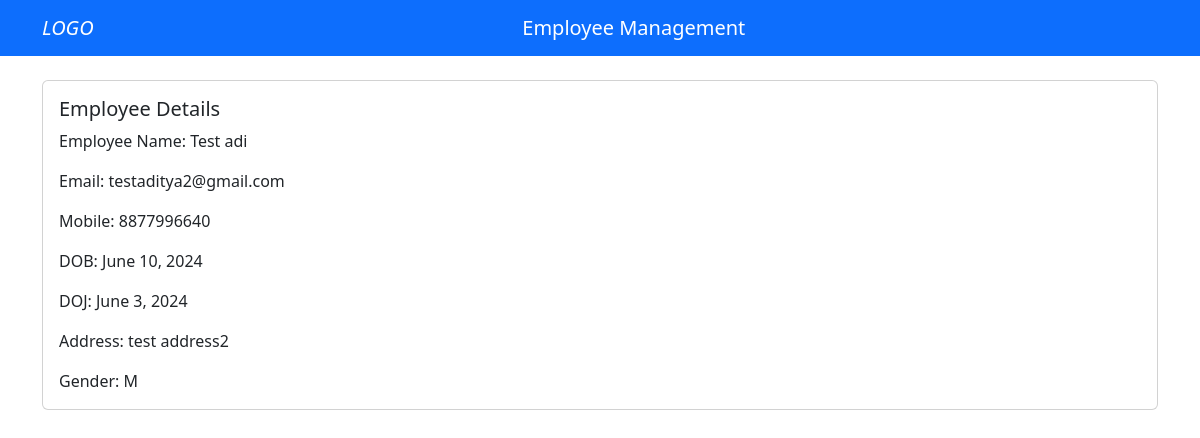
The page /view_employee/6 on the database as committed earlier.
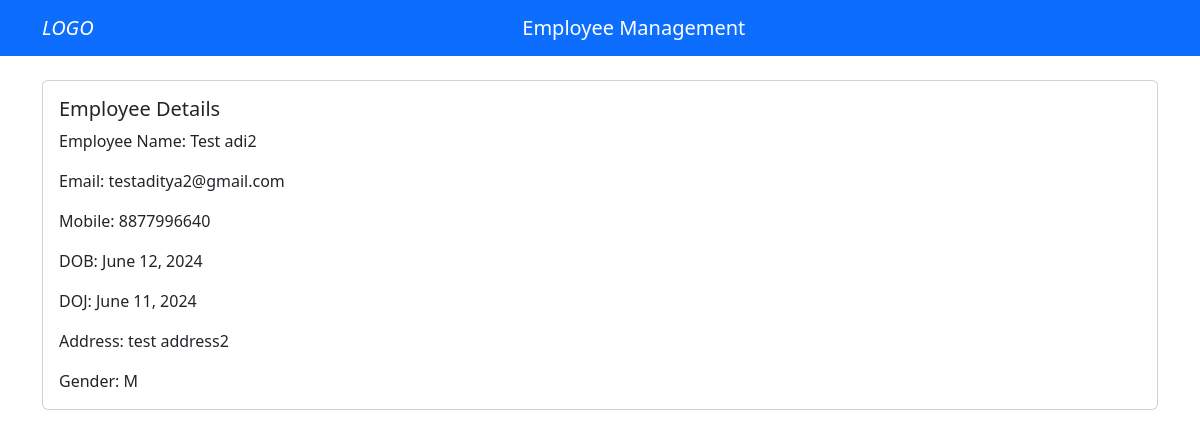
The same page on the database as committed later.
### Sites_app/models.py (models this page shows)
class Employee(models.Model):
    emp_name = models.CharField(max_length=50)
    address = models.CharField(max_length=200)
    mobile = models.CharField(max_length=10)
    email = models.EmailField(max_length=100)
    dob = models.DateField()
    doj = models.DateField()
    gender = models.CharField(max_length=2)
    dept_id = models.ForeignKey(Department, on_delete=models.CASCADE)
    class Meta:
        db_table = 'employee'

### Sites_app/views.py (the view)
# urls.py: path('view_employee/<int:pid>', view_employee, name='view_employee'),
def view_employee(request, pid):
    emp_obj = Employee.objects.get(id = pid)
    return render(request, 'view_employee.html',{'emp_obj':emp_obj})

### templates/view_employee.html (shortened to what this page needs)
<!DOCTYPE html>
<html lang="en">
<head>
    <link href="https://cdn.jsdelivr.net/npm/bootstrap@5.3.3/dist/css/bootstrap.min.css" rel="stylesheet"
>
</head>
<body>
    <header>
        <nav class="navbar navbar-expand-lg navbar-dark bg-primary">
            <div class="container">
                <i class="navbar-brand">
                    LOGO
                </i>
                <a class="navbar-brand mx-auto" style="display: block;">Employee Management</a>
            </div>
        </nav>
    </header>
    <div class="container mt-4">
        <div class="card">
            <div class="card-body">
                <h5 class="card-title">Employee Details</h5>
                <p class="card-text">Employee Name: {{ emp_obj.emp_name }}</p>
                <p class="card-text">Email: {{ emp_obj.email }}</p>
                <p class="card-text">Mobile: {{ emp_obj.mobile }}</p>
                <p class="card-text">DOB: {{ emp_obj.dob }}</p>
                <p class="card-text">DOJ: {{ emp_obj.doj }}</p>
                <p class="card-text">Address: {{ emp_obj.address }}</p>
                <p class="card-text">Gender: {{ emp_obj.gender }}</p>
            </div>
        </div>
    </div>
</body>
</html>

Rows that differ between the two databases and show on the page:
changed Employee "testaditya2@gmail.com": emp_name "Test adi" → "Test adi2"; dob "June 10, 2024" → "June 12, 2024"; doj "June 3, 2024" → "June 11, 2024"
